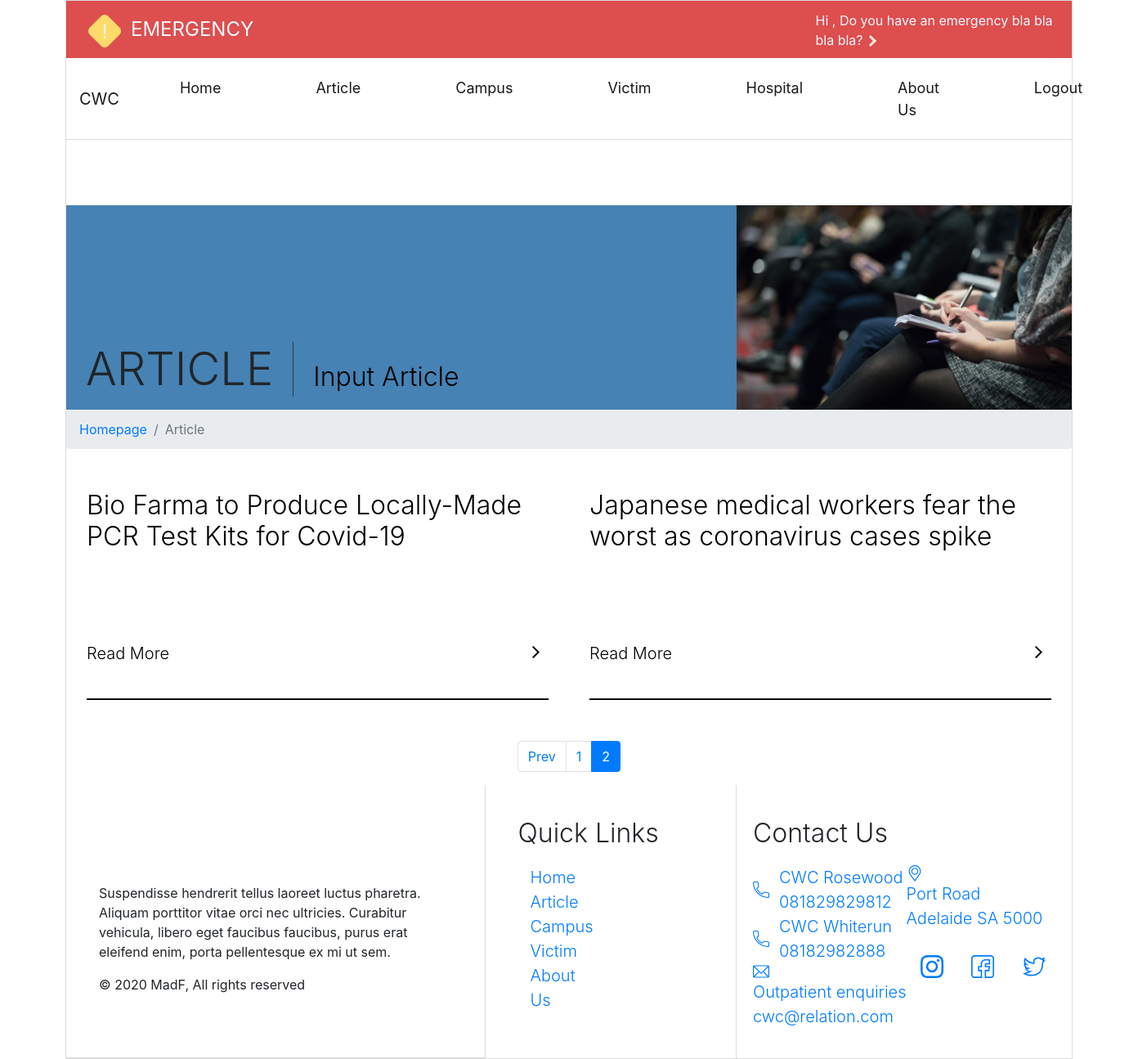
Page /index.php/artikel/index/4 on the committed database.
### tables this page shows
CREATE TABLE `artikel` (
  `idArtikel` int(11) NOT NULL,
  `penulis` varchar(100) NOT NULL,
  `judul` varchar(200) NOT NULL,
  `isi` text NOT NULL
);

### index.php (called while the page is built, shortened)
<?php
require_once BASEPATH.'core/CodeIgniter.php';

### application/config/config.php (called while the page is built, shortened)
<?php
$config['base_url'] = 'http://localhost/CoronaCampus/';
$config['index_page'] = 'index.php';
$config['uri_protocol']	= 'REQUEST_URI';
$config['url_suffix'] = '';
$config['language']	= 'english';
$config['charset'] = 'UTF-8';
$config['enable_hooks'] = FALSE;
$config['subclass_prefix'] = 'MY_';
$config['composer_autoload'] = FALSE;
$config['permitted_uri_chars'] = 'a-z 0-9~%.:_\-';
$config['enable_query_strings'] = FALSE;
$config['controller_trigger'] = 'c';
$config['function_trigger'] = 'm';
$config['directory_trigger'] = 'd';
$config['allow_get_array'] = TRUE;
$config['log_threshold'] = 0;
$config['log_path'] = '';
$config['log_file_extension'] = '';
$config['log_file_permissions'] = 0644;
$config['log_date_format'] = 'Y-m-d H:i:s';
$config['error_views_path'] = '';
$config['cache_path'] = '';
$config['cache_query_string'] = FALSE;
$config['encryption_key'] = '';
$config['sess_driver'] = 'files';
$config['sess_cookie_name'] = 'ci_session';
$config['sess_expiration'] = 7200;
$config['sess_save_path'] = NULL;
$config['sess_match_ip'] = FALSE;
$config['sess_time_to_update'] = 300;
$config['sess_regenerate_destroy'] = FALSE;
$config['cookie_prefix']	= '';
$config['cookie_domain']	= '';
$config['cookie_path']		= '/';
$config['cookie_secure']	= FALSE;
$config['cookie_httponly'] 	= FALSE;
$config['standardize_newlines'] = FALSE;
$config['global_xss_filtering'] = FALSE;
$config['csrf_protection'] = FALSE;
$config['csrf_token_name'] = 'csrf_test_name';
$config['csrf_cookie_name'] = 'csrf_cookie_name';
$config['csrf_expire'] = 7200;
$config['csrf_regenerate'] = TRUE;
$config['csrf_exclude_uris'] = array();
$config['compress_output'] = FALSE;
$config['time_reference'] = 'local';
$config['rewrite_short_tags'] = FALSE;
$config['proxy_ips'] = '';

### application/models/ArtikelModel.php (called while the page is built, shortened)
<?php
class ArtikelModel extends CI_Model {
	function get_artikel_list($limit, $start){
        return $this->db->get('artikel', $limit, $start)->result_array();
    }
}

### application/views/articleView.php (the view)
<div class="articleTitleBar row">
	<div class="col d-flex align-items-end">
		<span class="titleArticle display-4 ml-4 mb-3 pr-4 border-right border-dark" >ARTICLE</span>
		<?php if ($_SESSION['username']!="Guest") { ?>
		<span class="inputArticle display-5 ml-4 mb-3" >
			<a class="inputArticleLink" style="text-decoration: none;" href="<?= site_url() ?>/artikel/formTulisArtikel">Input Article</a>
		</span>
		<?php } ?>
	</div>
	<div
		class="titleArticleImage col-4"
	></div>
</div>
<nav aria-label="breadcrumb">
	<ol class="breadcrumb">
		<li class="breadcrumb-item"><a href="<?= site_url() ?>">Homepage</a></li>
		<li class="breadcrumb-item active" aria-current="page">Article</li>
	</ol>
</nav>
<div class="articleContainer">
	<div class="row align-self-center">
		<?php foreach (array_reverse($artikel) as $a) { ?>
		<div class="newsSec col">
			<a class="newsSec" style="text-decoration: none;" href="<?= site_url(); ?>/artikel/read/<?= $a['idArtikel'] ?>">
				<div class="newsConten">
					<h5 class="newsTitle lead"><?php echo $a['judul']; ?></h5>
				</div>
				<div class="readMoreNews d-flex">
					<p class="readMoreText mr-auto pt-2 lead">Read More</p>
					<div class="p-2">
						<img
							class="arrowRight2"
							src="img/angle-arrow-pointing-to-right.svg"
							alt=""
						/>
					</div>
				</div>
			</a>
		</div>
		<?php } ?>
	</div>
</div>
<div class="col">
    <?php echo $pagination; ?>
</div>

### assets/style.css (style rules this page uses)
* { margin: 0; padding: 0; }
body { margin-left: 80px; margin-right: 80px; border-style: solid; border-width: 0.5px; border-color: gainsboro; }
.col, .row { margin: 0; padding: 0; }
.display-5 { font-weight: 300; font-size: xx-large; }
.arrowRight2 { width: 15px; }
.newsSec { margin-top: 10px; margin-bottom: 50px; margin-left: 25px; margin-right: 25px; text-decoration: none; color: black; border-bottom: 2px solid black; border-spacing: 0 5px; }
.newsTitle { font-size: xx-large; margin-bottom: 100px; }
.articleTitleBar { height: 250px; background-color: steelblue; }
.titleArticleImage { background-image: url(img/the-climate-reality-project-Hb6uWq0i4MI-unsplash.jpg); background-size: cover; }
.inputArticleLink { color: black; }

### rows in the picture
artikel: judul "Bio Farma to Produce Locally-Made PCR Test Kits for Covid-19"
artikel: judul "Japanese medical workers fear the worst as coronavirus cases spike"

### other values in the picture
$pagination "Prev 1 2"
